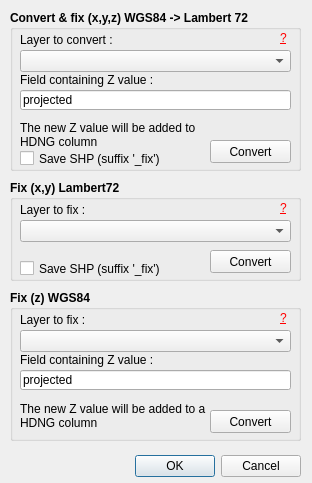
<?xml version="1.0" encoding="UTF-8"?>
<ui version="4.0">
 <class>Dialog</class>
 <widget class="QDialog" name="Dialog">
  <property name="geometry">
   <rect>
    <x>0</x>
    <y>0</y>
    <width>312</width>
    <height>483</height>
   </rect>
  </property>
  <property name="windowTitle">
   <string>Correction tool for Lambert 72</string>
  </property>
  <widget class="QDialogButtonBox" name="buttonBox">
   <property name="geometry">
    <rect>
     <x>10</x>
     <y>450</y>
     <width>291</width>
     <height>32</height>
    </rect>
   </property>
   <property name="orientation">
    <enum>Qt::Horizontal</enum>
   </property>
   <property name="standardButtons">
    <set>QDialogButtonBox::Cancel|QDialogButtonBox::Ok</set>
   </property>
  </widget>
  <widget class="QGroupBox" name="groupBox">
   <property name="geometry">
    <rect>
     <x>10</x>
     <y>10</y>
     <width>291</width>
     <height>161</height>
    </rect>
   </property>
   <property name="font">
    <font>
     <weight>75</weight>
     <bold>true</bold>
    </font>
   </property>
   <property name="title">
    <string>Convert &amp;&amp; fix (x,y,z) WGS84 -&gt; Lambert 72</string>
   </property>
   <widget class="QComboBox" name="cobWGSL72">
    <property name="geometry">
     <rect>
      <x>10</x>
      <y>40</y>
      <width>271</width>
      <height>22</height>
     </rect>
    </property>
    <property name="font">
     <font>
      <weight>50</weight>
      <bold>false</bold>
     </font>
    </property>
   </widget>
   <widget class="QLabel" name="label">
    <property name="geometry">
     <rect>
      <x>10</x>
      <y>20</y>
      <width>201</width>
      <height>20</height>
     </rect>
    </property>
    <property name="font">
     <font>
      <weight>50</weight>
      <bold>false</bold>
     </font>
    </property>
    <property name="text">
     <string>Layer to convert :</string>
    </property>
   </widget>
   <widget class="QPushButton" name="bWGSL72">
    <property name="geometry">
     <rect>
      <x>200</x>
      <y>130</y>
      <width>81</width>
      <height>23</height>
     </rect>
    </property>
    <property name="font">
     <font>
      <weight>50</weight>
      <bold>false</bold>
     </font>
    </property>
    <property name="text">
     <string>Convert</string>
    </property>
   </widget>
   <widget class="QLabel" name="label_3">
    <property name="geometry">
     <rect>
      <x>10</x>
      <y>60</y>
      <width>201</width>
      <height>20</height>
     </rect>
    </property>
    <property name="font">
     <font>
      <weight>50</weight>
      <bold>false</bold>
     </font>
    </property>
    <property name="text">
     <string>Field containing Z value :</string>
    </property>
   </widget>
   <widget class="QLineEdit" name="tbColWGSL72">
    <property name="geometry">
     <rect>
      <x>10</x>
      <y>80</y>
      <width>271</width>
      <height>20</height>
     </rect>
    </property>
    <property name="font">
     <font>
      <weight>50</weight>
      <bold>false</bold>
     </font>
    </property>
    <property name="text">
     <string>projected</string>
    </property>
   </widget>
   <widget class="QLabel" name="label_6">
    <property name="geometry">
     <rect>
      <x>10</x>
      <y>110</y>
      <width>191</width>
      <height>31</height>
     </rect>
    </property>
    <property name="font">
     <font>
      <weight>50</weight>
      <bold>false</bold>
     </font>
    </property>
    <property name="text">
     <string>&lt;html&gt;&lt;head/&gt;&lt;body&gt;&lt;p&gt;The new Z value will be added to HDNG column&lt;/p&gt;&lt;/body&gt;&lt;/html&gt;</string>
    </property>
    <property name="wordWrap">
     <bool>true</bool>
    </property>
   </widget>
   <widget class="QLabel" name="label_10">
    <property name="geometry">
     <rect>
      <x>270</x>
      <y>20</y>
      <width>16</width>
      <height>16</height>
     </rect>
    </property>
    <property name="palette">
     <palette>
      <active>
       <colorrole role="WindowText">
        <brush brushstyle="SolidPattern">
         <color alpha="255">
          <red>255</red>
          <green>0</green>
          <blue>0</blue>
         </color>
        </brush>
       </colorrole>
       <colorrole role="Text">
        <brush brushstyle="SolidPattern">
         <color alpha="255">
          <red>255</red>
          <green>0</green>
          <blue>0</blue>
         </color>
        </brush>
       </colorrole>
      </active>
      <inactive>
       <colorrole role="WindowText">
        <brush brushstyle="SolidPattern">
         <color alpha="255">
          <red>255</red>
          <green>0</green>
          <blue>0</blue>
         </color>
        </brush>
       </colorrole>
       <colorrole role="Text">
        <brush brushstyle="SolidPattern">
         <color alpha="255">
          <red>255</red>
          <green>0</green>
          <blue>0</blue>
         </color>
        </brush>
       </colorrole>
      </inactive>
      <disabled>
       <colorrole role="WindowText">
        <brush brushstyle="SolidPattern">
         <color alpha="255">
          <red>120</red>
          <green>120</green>
          <blue>120</blue>
         </color>
        </brush>
       </colorrole>
       <colorrole role="Text">
        <brush brushstyle="SolidPattern">
         <color alpha="255">
          <red>120</red>
          <green>120</green>
          <blue>120</blue>
         </color>
        </brush>
       </colorrole>
      </disabled>
     </palette>
    </property>
    <property name="font">
     <font>
      <weight>50</weight>
      <bold>false</bold>
      <underline>true</underline>
     </font>
    </property>
    <property name="toolTip">
     <string>&lt;html&gt;&lt;head/&gt;&lt;body&gt;&lt;p&gt;Create a new - converted and fixed - layer in Lambert72 and add a &apos;HDNG&apos; column that contains the new height value.&lt;/p&gt;&lt;p&gt;Z field value can be:&lt;/p&gt;&lt;p&gt;- &amp;quot;z&amp;quot;&lt;/p&gt;&lt;p&gt;- &amp;quot;x y z&amp;quot; (space separator)&lt;/p&gt;&lt;/body&gt;&lt;/html&gt;</string>
    </property>
    <property name="text">
     <string>?</string>
    </property>
   </widget>
   <widget class="QCheckBox" name="cbWGSL72">
    <property name="geometry">
     <rect>
      <x>10</x>
      <y>140</y>
      <width>181</width>
      <height>17</height>
     </rect>
    </property>
    <property name="font">
     <font>
      <weight>50</weight>
      <bold>false</bold>
     </font>
    </property>
    <property name="text">
     <string>Save SHP (suffix &apos;_fix&apos;)</string>
    </property>
   </widget>
  </widget>
  <widget class="QGroupBox" name="groupBox_2">
   <property name="geometry">
    <rect>
     <x>10</x>
     <y>290</y>
     <width>291</width>
     <height>151</height>
    </rect>
   </property>
   <property name="font">
    <font>
     <weight>75</weight>
     <bold>true</bold>
    </font>
   </property>
   <property name="title">
    <string>Fix (z) WGS84</string>
   </property>
   <widget class="QComboBox" name="cobZ">
    <property name="geometry">
     <rect>
      <x>10</x>
      <y>40</y>
      <width>271</width>
      <height>22</height>
     </rect>
    </property>
    <property name="font">
     <font>
      <weight>50</weight>
      <bold>false</bold>
     </font>
    </property>
   </widget>
   <widget class="QPushButton" name="bZ">
    <property name="geometry">
     <rect>
      <x>200</x>
      <y>120</y>
      <width>81</width>
      <height>23</height>
     </rect>
    </property>
    <property name="font">
     <font>
      <weight>50</weight>
      <bold>false</bold>
     </font>
    </property>
    <property name="text">
     <string>Convert</string>
    </property>
   </widget>
   <widget class="QLabel" name="label_2">
    <property name="geometry">
     <rect>
      <x>10</x>
      <y>20</y>
      <width>201</width>
      <height>20</height>
     </rect>
    </property>
    <property name="font">
     <font>
      <weight>50</weight>
      <bold>false</bold>
     </font>
    </property>
    <property name="text">
     <string>Layer to fix :</string>
    </property>
   </widget>
   <widget class="QLineEdit" name="tbColZ">
    <property name="geometry">
     <rect>
      <x>10</x>
      <y>80</y>
      <width>271</width>
      <height>20</height>
     </rect>
    </property>
    <property name="font">
     <font>
      <weight>50</weight>
      <bold>false</bold>
     </font>
    </property>
    <property name="text">
     <string>projected</string>
    </property>
   </widget>
   <widget class="QLabel" name="label_5">
    <property name="geometry">
     <rect>
      <x>10</x>
      <y>60</y>
      <width>201</width>
      <height>20</height>
     </rect>
    </property>
    <property name="font">
     <font>
      <weight>50</weight>
      <bold>false</bold>
     </font>
    </property>
    <property name="text">
     <string>Field containing Z value :</string>
    </property>
   </widget>
   <widget class="QLabel" name="label_7">
    <property name="geometry">
     <rect>
      <x>10</x>
      <y>110</y>
      <width>191</width>
      <height>31</height>
     </rect>
    </property>
    <property name="font">
     <font>
      <weight>50</weight>
      <bold>false</bold>
     </font>
    </property>
    <property name="text">
     <string>The new Z value will be added to a HDNG column</string>
    </property>
    <property name="wordWrap">
     <bool>true</bool>
    </property>
   </widget>
   <widget class="QLabel" name="label_8">
    <property name="geometry">
     <rect>
      <x>270</x>
      <y>20</y>
      <width>16</width>
      <height>16</height>
     </rect>
    </property>
    <property name="palette">
     <palette>
      <active>
       <colorrole role="WindowText">
        <brush brushstyle="SolidPattern">
         <color alpha="255">
          <red>255</red>
          <green>0</green>
          <blue>0</blue>
         </color>
        </brush>
       </colorrole>
       <colorrole role="Text">
        <brush brushstyle="SolidPattern">
         <color alpha="255">
          <red>255</red>
          <green>0</green>
          <blue>0</blue>
         </color>
        </brush>
       </colorrole>
      </active>
      <inactive>
       <colorrole role="WindowText">
        <brush brushstyle="SolidPattern">
         <color alpha="255">
          <red>255</red>
          <green>0</green>
          <blue>0</blue>
         </color>
        </brush>
       </colorrole>
       <colorrole role="Text">
        <brush brushstyle="SolidPattern">
         <color alpha="255">
          <red>255</red>
          <green>0</green>
          <blue>0</blue>
         </color>
        </brush>
       </colorrole>
      </inactive>
      <disabled>
       <colorrole role="WindowText">
        <brush brushstyle="SolidPattern">
         <color alpha="255">
          <red>120</red>
          <green>120</green>
          <blue>120</blue>
         </color>
        </brush>
       </colorrole>
       <colorrole role="Text">
        <brush brushstyle="SolidPattern">
         <color alpha="255">
          <red>120</red>
          <green>120</green>
          <blue>120</blue>
         </color>
        </brush>
       </colorrole>
      </disabled>
     </palette>
    </property>
    <property name="font">
     <font>
      <weight>50</weight>
      <bold>false</bold>
      <underline>true</underline>
     </font>
    </property>
    <property name="toolTip">
     <string>&lt;html&gt;&lt;head/&gt;&lt;body&gt;&lt;p&gt;Modify the WGS84 layer by adding a &apos;HDNG&apos; column that contains the new height value.&lt;/p&gt;&lt;p&gt;Z field value can be:&lt;/p&gt;&lt;p&gt;- &amp;quot;z&amp;quot;&lt;/p&gt;&lt;p&gt;- &amp;quot;x y z&amp;quot; (space separator)&lt;/p&gt;&lt;/body&gt;&lt;/html&gt;</string>
    </property>
    <property name="text">
     <string>?</string>
    </property>
   </widget>
  </widget>
  <widget class="QGroupBox" name="groupBox_3">
   <property name="geometry">
    <rect>
     <x>10</x>
     <y>180</y>
     <width>291</width>
     <height>101</height>
    </rect>
   </property>
   <property name="font">
    <font>
     <weight>75</weight>
     <bold>true</bold>
    </font>
   </property>
   <property name="title">
    <string>Fix (x,y) Lambert72</string>
   </property>
   <widget class="QComboBox" name="cobL72">
    <property name="geometry">
     <rect>
      <x>10</x>
      <y>40</y>
      <width>271</width>
      <height>22</height>
     </rect>
    </property>
    <property name="font">
     <font>
      <weight>50</weight>
      <bold>false</bold>
     </font>
    </property>
   </widget>
   <widget class="QPushButton" name="bL72">
    <property name="geometry">
     <rect>
      <x>200</x>
      <y>70</y>
      <width>81</width>
      <height>23</height>
     </rect>
    </property>
    <property name="font">
     <font>
      <weight>50</weight>
      <bold>false</bold>
     </font>
    </property>
    <property name="text">
     <string>Convert</string>
    </property>
   </widget>
   <widget class="QLabel" name="label_4">
    <property name="geometry">
     <rect>
      <x>10</x>
      <y>20</y>
      <width>201</width>
      <height>20</height>
     </rect>
    </property>
    <property name="font">
     <font>
      <weight>50</weight>
      <bold>false</bold>
     </font>
    </property>
    <property name="text">
     <string>Layer to fix :</string>
    </property>
   </widget>
   <widget class="QLabel" name="label_9">
    <property name="geometry">
     <rect>
      <x>270</x>
      <y>20</y>
      <width>16</width>
      <height>16</height>
     </rect>
    </property>
    <property name="palette">
     <palette>
      <active>
       <colorrole role="WindowText">
        <brush brushstyle="SolidPattern">
         <color alpha="255">
          <red>255</red>
          <green>0</green>
          <blue>0</blue>
         </color>
        </brush>
       </colorrole>
       <colorrole role="Text">
        <brush brushstyle="SolidPattern">
         <color alpha="255">
          <red>255</red>
          <green>0</green>
          <blue>0</blue>
         </color>
        </brush>
       </colorrole>
      </active>
      <inactive>
       <colorrole role="WindowText">
        <brush brushstyle="SolidPattern">
         <color alpha="255">
          <red>255</red>
          <green>0</green>
          <blue>0</blue>
         </color>
        </brush>
       </colorrole>
       <colorrole role="Text">
        <brush brushstyle="SolidPattern">
         <color alpha="255">
          <red>255</red>
          <green>0</green>
          <blue>0</blue>
         </color>
        </brush>
       </colorrole>
      </inactive>
      <disabled>
       <colorrole role="WindowText">
        <brush brushstyle="SolidPattern">
         <color alpha="255">
          <red>120</red>
          <green>120</green>
          <blue>120</blue>
         </color>
        </brush>
       </colorrole>
       <colorrole role="Text">
        <brush brushstyle="SolidPattern">
         <color alpha="255">
          <red>120</red>
          <green>120</green>
          <blue>120</blue>
         </color>
        </brush>
       </colorrole>
      </disabled>
     </palette>
    </property>
    <property name="font">
     <font>
      <weight>50</weight>
      <bold>false</bold>
      <underline>true</underline>
     </font>
    </property>
    <property name="toolTip">
     <string>&lt;html&gt;&lt;head/&gt;&lt;body&gt;&lt;p&gt;Create a new Lambert 72 layer by fixing (x,y) coordinates.&lt;/p&gt;&lt;/body&gt;&lt;/html&gt;</string>
    </property>
    <property name="text">
     <string>?</string>
    </property>
   </widget>
   <widget class="QCheckBox" name="cbL72">
    <property name="geometry">
     <rect>
      <x>10</x>
      <y>80</y>
      <width>181</width>
      <height>17</height>
     </rect>
    </property>
    <property name="font">
     <font>
      <weight>50</weight>
      <bold>false</bold>
     </font>
    </property>
    <property name="text">
     <string>Save SHP (suffix &apos;_fix&apos;)</string>
    </property>
   </widget>
  </widget>
 </widget>
 <resources/>
 <connections>
  <connection>
   <sender>buttonBox</sender>
   <signal>accepted()</signal>
   <receiver>Dialog</receiver>
   <slot>accept()</slot>
   <hints>
    <hint type="sourcelabel">
     <x>248</x>
     <y>254</y>
    </hint>
    <hint type="destinationlabel">
     <x>157</x>
     <y>274</y>
    </hint>
   </hints>
  </connection>
  <connection>
   <sender>buttonBox</sender>
   <signal>rejected()</signal>
   <receiver>Dialog</receiver>
   <slot>reject()</slot>
   <hints>
    <hint type="sourcelabel">
     <x>316</x>
     <y>260</y>
    </hint>
    <hint type="destinationlabel">
     <x>286</x>
     <y>274</y>
    </hint>
   </hints>
  </connection>
 </connections>
</ui>
